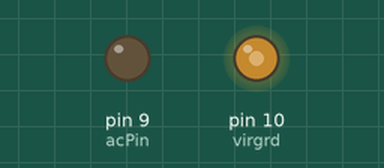
The sketch below on a simulated Arduino Uno, built with avr-gcc and run on an emulated ATmega328P. Parts: output pins drawn as LEDs (lit = HIGH).

Above: at 0.15 s.
At 29.84 s:
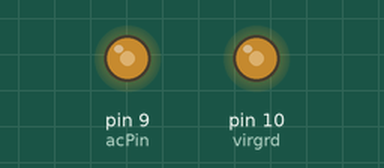
At 31.35 s:
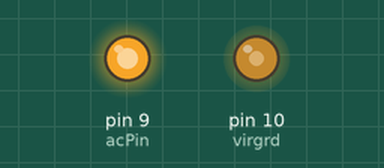
Timing chart, 0 to 31.2 s (numbered marks = the images above):
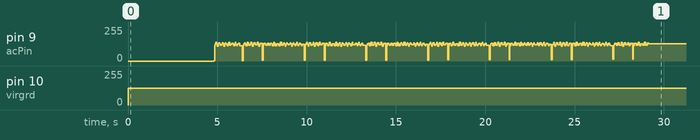

Measured:
- by itself, pin 10 (virgrd): 0/255 → 127/255 at 0.00 s

The sketch:

GirlandenSwitchFast.ino
```cpp
int acPin = 9;
 int virgrd = 10;
 double val = 0 ;
 int freq = 50;
 double t = 0;
const double pi = 3.1415;
 const double fs=900;

void setup() {

pinMode(acPin, OUTPUT);

}

void loop(){
  t = millis();
  val = 127*sin(2*pi*(freq/fs)*t)+127;
  analogWrite(acPin,val);
  analogWrite(virgrd,127);

}
```
